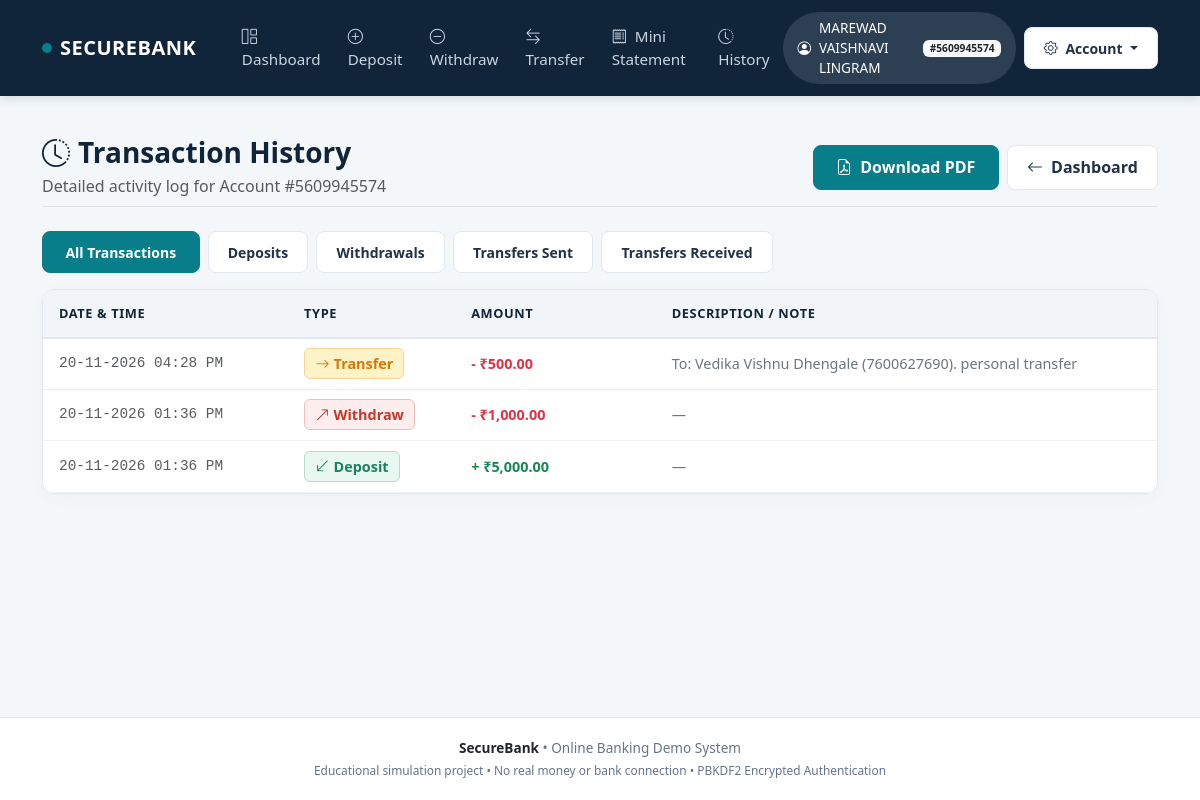
The page /transactions (signed in) on the database its author committed.
### tables this page shows
CREATE TABLE users (
                id INTEGER PRIMARY KEY AUTOINCREMENT,
                full_name TEXT NOT NULL,
                username TEXT UNIQUE NOT NULL,
                salt TEXT NOT NULL,
                password_hash TEXT NOT NULL,
                balance REAL NOT NULL DEFAULT 0
            , account_number TEXT);

CREATE TABLE transactions (
                id INTEGER PRIMARY KEY AUTOINCREMENT,
                user_id INTEGER NOT NULL,
                txn_type TEXT NOT NULL,
                amount REAL NOT NULL,
                note TEXT,
                created_at TEXT NOT NULL,
                FOREIGN KEY(user_id) REFERENCES users(id)
            );

### securebank_web/app.py (the view)
@app.route("/transactions")
@login_required
def transactions():
    user = query_one("SELECT id, full_name, account_number, balance FROM users WHERE id=?", (session["user_id"],))
    filter_type = request.args.get("type", "All")
    if filter_type != "All":
        txns = query_all("""
            SELECT created_at, txn_type, amount, note
            FROM transactions
            WHERE user_id=? AND txn_type=?
            ORDER BY id DESC
            LIMIT 50
        """, (user["id"], filter_type))
    else:
        txns = query_all("""
            SELECT created_at, txn_type, amount, note
            FROM transactions
            WHERE user_id=?
            ORDER BY id DESC
            LIMIT 50
        """, (user["id"],))
    return render_template("transactions.html", user=user, transactions=txns, filter_type=filter_type)

### securebank_web/app.py (called while the page is built)
@app.context_processor
def inject_user():
    if "user_id" in session:
        user = query_one(
            "SELECT id, full_name, username, account_number, balance FROM users WHERE id=?",
            (session["user_id"],)
        )
        return {"current_user": user}
    return {"current_user": None}

### securebank_web/auth.py (called while the page is built)
def money(amount) -> str:
    try:
        val = float(amount)
        return f"{CURRENCY}{val:,.2f}"
    except (ValueError, TypeError):
        return f"{CURRENCY}0.00"

def login_required(f):
    @wraps(f)
    def decorated_function(*args, **kwargs):
        if "user_id" not in session:
            flash("Please log in to access this page.", "warning")
            return redirect(url_for("login"))
        return f(*args, **kwargs)
    return decorated_function

### securebank_web/db.py (called while the page is built)
def get_raw_connection():
    if IS_POSTGRES:
        import psycopg2
        from psycopg2.extras import DictCursor
        conn = psycopg2.connect(DATABASE_URL, cursor_factory=DictCursor)
        return conn
    else:
        conn = sqlite3.connect(str(LOCAL_DB_PATH))
        conn.row_factory = sqlite3.Row
        return conn

def adapt_sql(sql: str) -> str:
    if IS_POSTGRES:
        return sql.replace("?", "%s")
    return sql

@contextmanager
def get_db():
    conn = get_raw_connection()
    try:
        yield conn
        conn.commit()
    except Exception:
        conn.rollback()
        raise
    finally:
        conn.close()

def query_one(sql: str, params=()):
    with get_db() as conn:
        cur = conn.cursor()
        cur.execute(adapt_sql(sql), params)
        row = cur.fetchone()
        if row is None:
            return None
        return dict(row)

def query_all(sql: str, params=()):
    with get_db() as conn:
        cur = conn.cursor()
        cur.execute(adapt_sql(sql), params)
        rows = cur.fetchall()
        return [dict(row) for row in rows]

### securebank_web/templates/transactions.html (shortened to what this page needs)
{% extends "base.html" %}
{% block content %}
<div class="container py-4">
  <div class="d-flex flex-column flex-md-row justify-content-between align-items-md-center mb-4 pb-2 border-bottom">
    <div>
      <h3 class="fw-bold mb-1" style="color: var(--sb-navy);">
        <i class="bi bi-clock-history me-2"></i>Transaction History
      </h3>
      <p class="text-muted mb-0">Detailed activity log for Account #{{ user.account_number }}</p>
    </div>
    <div class="mt-3 mt-md-0 d-flex gap-2">
      <a href="{{ url_for('download_statement_pdf') }}" class="btn btn-sb-primary">
        <i class="bi bi-file-earmark-pdf me-1"></i> Download PDF
      </a>
      <a href="{{ url_for('dashboard') }}" class="btn btn-sb-secondary">
        <i class="bi bi-arrow-left me-1"></i> Dashboard
      </a>
    </div>
  </div>
  <div class="d-flex gap-2 mb-3 flex-wrap">
    <a href="{{ url_for('transactions', type='All') }}" class="btn btn-sm {% if filter_type == 'All' %}btn-sb-primary{% else %}btn-sb-secondary{% endif %}">
      All Transactions
    </a>
    <a href="{{ url_for('transactions', type='Deposit') }}" class="btn btn-sm {% if filter_type == 'Deposit' %}btn-sb-primary{% else %}btn-sb-secondary{% endif %}">
      Deposits
    </a>
    <a href="{{ url_for('transactions', type='Withdraw') }}" class="btn btn-sm {% if filter_type == 'Withdraw' %}btn-sb-primary{% else %}btn-sb-secondary{% endif %}">
      Withdrawals
    </a>
    <a href="{{ url_for('transactions', type='Transfer') }}" class="btn btn-sm {% if filter_type == 'Transfer' %}btn-sb-primary{% else %}btn-sb-secondary{% endif %}">
      Transfers Sent
    </a>
    <a href="{{ url_for('transactions', type='Received') }}" class="btn btn-sm {% if filter_type == 'Received' %}btn-sb-primary{% else %}btn-sb-secondary{% endif %}">
      Transfers Received
    </a>
  </div>
  <div class="sb-card p-0 overflow-hidden mb-4">
    <div class="table-responsive">
      <table class="table sb-table align-middle">
        <thead>
          <tr>
            <th style="width: 22%;">DATE & TIME</th>
            <th style="width: 15%;">TYPE</th>
            <th style="width: 18%;">AMOUNT</th>
            <th>DESCRIPTION / NOTE</th>
          </tr>
        </thead>
        <tbody>
          {% if transactions %}
            {% for t in transactions %}
              <tr>
                <td class="text-muted font-monospace small">{{ t.created_at }}</td>
                <td>
                  {% if t.txn_type == 'Deposit' %}
                    <span class="badge-deposit"><i class="bi bi-arrow-down-left me-1"></i>Deposit</span>
                  {% elif t.txn_type == 'Withdraw' %}
                    <span class="badge-withdraw"><i class="bi bi-arrow-up-right me-1"></i>Withdraw</span>
                  {% elif t.txn_type == 'Transfer' %}
                    <span class="badge-transfer"><i class="bi bi-arrow-right me-1"></i>Transfer</span>
                  {% elif t.txn_type == 'Received' %}
                    <span class="badge-received"><i class="bi bi-arrow-left me-1"></i>Received</span>
                  {% else %}
                    <span class="badge bg-secondary">{{ t.txn_type }}</span>
                  {% endif %}
                </td>
                <td class="fw-bold {% if t.txn_type in ['Deposit', 'Received'] %}text-success{% else %}text-danger{% endif %}">
                  {% if t.txn_type in ['Deposit', 'Received'] %}+{% else %}-{% endif %}
                  {{ t.amount | money }}
                </td>
                <td class="text-secondary small">{{ t.note or '—' }}</td>
              </tr>
            {% endfor %}
          {% endif %}
        </tbody>
      </table>
    </div>
  </div>
</div>
{% endblock %}

### securebank_web/templates/base.html (shortened to what this page needs)
<!DOCTYPE html>
<html lang="en">
<head>
  <link href="https://cdn.jsdelivr.net/npm/bootstrap@5.3.3/dist/css/bootstrap.min.css" rel="stylesheet">
  <link href="https://cdn.jsdelivr.net/npm/bootstrap-icons@1.11.3/font/bootstrap-icons.min.css" rel="stylesheet">
  <link rel="stylesheet" href="{{ url_for('static', filename='css/style.css') }}">
</head>
<body>
  <nav class="navbar navbar-expand-lg sb-navbar">
    <div class="container">
      <a class="navbar-brand sb-brand" href="{{ url_for('dashboard') if session.get('user_id') else url_for('login') }}">
        <span class="sb-brand-dot"></span> SECUREBANK
      </a>
      <div class="collapse navbar-collapse" id="sbNavbar">
        <ul class="navbar-nav me-auto mb-2 mb-lg-0 ms-lg-3">
          {% if session.get('user_id') %}
            <li class="nav-item">
              <a class="nav-link sb-nav-link" href="{{ url_for('dashboard') }}">
                <i class="bi bi-grid-1x2 me-1"></i> Dashboard
              </a>
            </li>
            <li class="nav-item">
              <a class="nav-link sb-nav-link" href="{{ url_for('deposit') }}">
                <i class="bi bi-plus-circle me-1"></i> Deposit
              </a>
            </li>
            <li class="nav-item">
              <a class="nav-link sb-nav-link" href="{{ url_for('withdraw') }}">
                <i class="bi bi-dash-circle me-1"></i> Withdraw
              </a>
            </li>
            <li class="nav-item">
              <a class="nav-link sb-nav-link" href="{{ url_for('transfer') }}">
                <i class="bi bi-arrow-left-right me-1"></i> Transfer
              </a>
            </li>
            <li class="nav-item">
              <a class="nav-link sb-nav-link" href="{{ url_for('mini_statement') }}">
                <i class="bi bi-receipt me-1"></i> Mini Statement
              </a>
            </li>
            <li class="nav-item">
              <a class="nav-link sb-nav-link" href="{{ url_for('transactions') }}">
                <i class="bi bi-clock-history me-1"></i> History
              </a>
            </li>
          {% endif %}
        </ul>
        <div class="d-flex align-items-center gap-2">
          {% if session.get('user_id') %}
            <div class="sb-user-pill d-none d-md-flex">
              <i class="bi bi-person-circle"></i>
              <span>{{ session.get('full_name') }}</span>
              <span class="badge bg-light text-dark ms-1">#{{ session.get('account_number') }}</span>
            </div>
            <div class="dropdown">
              <button class="btn btn-sm btn-sb-secondary dropdown-toggle" type="button" data-bs-toggle="dropdown" aria-expanded="false">
                <i class="bi bi-gear me-1"></i> Account
              </button>
            </div>
          {% else %}
            <a href="{{ url_for('login') }}" class="btn btn-sm btn-sb-outline text-white border-white">Sign In</a>
            <a href="{{ url_for('register') }}" class="btn btn-sm btn-sb-primary">Create Account</a>
          {% endif %}
        </div>
      </div>
    </div>
  </nav>
  <main class="flex-grow-1">
    {% block content %}{% endblock %}
  </main>
  <footer>
    <div class="container text-center">
      <div class="mb-1">
        <span class="fw-semibold text-dark">SecureBank</span> &bull; Online Banking Demo System
      </div>
      <div class="small">
        Educational simulation project &bull; No real money or bank connection &bull; PBKDF2 Encrypted Authentication
      </div>
    </div>
  </footer>
</body>
</html>

### securebank_web/static/css/style.css (style rules this page uses)
:root { --sb-navy: #10243a; --sb-navy-dark: #0a1928; --sb-teal: #087e8b; --sb-teal-hover: #06636d; --sb-teal-light: #e6f6f8; --sb-bg: #f4f7fa; --sb-text: #203247; --sb-muted: #64748b; --sb-border: #e2e8f0; --sb-card-bg: #ffffff; --sb-green: #16845b; --sb-green-light: #e8f7f0; --sb-red: #c0392b; --sb-red-light: #fdedec; --sb-orange: #d97706; --sb-orange-light: #fef3c7; }
body { background-color: var(--sb-bg); color: var(--sb-text); font-family: 'Segoe UI', system-ui, -apple-system, BlinkMacSystemFont, Roboto, sans-serif; min-height: 100vh; display: flex; flex-direction: column; }
.sb-navbar { background-color: var(--sb-navy); box-shadow: 0 2px 10px rgba(16, 36, 58, 0.15); padding: 0.75rem 0; }
.sb-brand { font-weight: 700; font-size: 1.25rem; letter-spacing: 0.5px; color: #ffffff !important; display: flex; align-items: center; gap: 8px; }
.sb-brand-dot { width: 10px; height: 10px; background-color: var(--sb-teal); border-radius: 50%; display: inline-block; }
.sb-nav-link { color: #cbd5e1 !important; font-size: 0.95rem; font-weight: 500; padding: 0.5rem 0.85rem !important; border-radius: 6px; transition: all 0.2s ease; }
.sb-user-pill { background-color: rgba(255, 255, 255, 0.12); color: #ffffff; border-radius: 50px; padding: 0.35rem 0.9rem; font-size: 0.85rem; display: flex; align-items: center; gap: 8px; }
.sb-card { background: var(--sb-card-bg); border: 1px solid var(--sb-border); border-radius: 12px; box-shadow: 0 4px 15px rgba(0, 0, 0, 0.03); transition: transform 0.2s ease, box-shadow 0.2s ease; }
.btn-sb-primary { background-color: var(--sb-teal); border-color: var(--sb-teal); color: #ffffff; font-weight: 600; padding: 0.6rem 1.4rem; border-radius: 8px; transition: all 0.2s ease; }
.btn-sb-secondary { background-color: #ffffff; border: 1px solid var(--sb-border); color: var(--sb-text); font-weight: 600; padding: 0.6rem 1.2rem; border-radius: 8px; transition: all 0.2s ease; }
.sb-table { width: 100%; margin-bottom: 0; border-collapse: separate; border-spacing: 0; }
.sb-table th { background-color: #f1f5f9; color: var(--sb-navy); font-size: 0.8rem; font-weight: 700; text-transform: uppercase; letter-spacing: 0.6px; padding: 0.85rem 1rem; border-bottom: 2px solid var(--sb-border); }
.sb-table td { padding: 0.9rem 1rem; vertical-align: middle; border-bottom: 1px solid #edf2f7; font-size: 0.9rem; }
.badge-deposit { background-color: var(--sb-green-light); color: var(--sb-green); border: 1px solid rgba(22, 132, 91, 0.25); font-weight: 600; padding: 0.35em 0.7em; border-radius: 6px; }
.badge-withdraw { background-color: var(--sb-red-light); color: var(--sb-red); border: 1px solid rgba(192, 57, 43, 0.25); font-weight: 600; padding: 0.35em 0.7em; border-radius: 6px; }
.badge-transfer { background-color: var(--sb-orange-light); color: var(--sb-orange); border: 1px solid rgba(217, 119, 6, 0.25); font-weight: 600; padding: 0.35em 0.7em; border-radius: 6px; }
footer { margin-top: auto; background-color: #ffffff; border-top: 1px solid var(--sb-border); padding: 1.25rem 0; font-size: 0.85rem; color: var(--sb-muted); }

### rows shown on the page
users: get "MAREWAD VAISHNAVI LINGRAM", account_number "5609945574"
transactions: created_at "20-11-2026 04:28 PM", txn_type "Transfer" (drawn), amount "₹500.00", note "To: Vedika Vishnu Dhengale (7600627690). personal transfer"
transactions: created_at "20-11-2026 01:36 PM", txn_type "Withdraw" (drawn), amount "₹1,000.00", note "—"
transactions: created_at "20-11-2026 01:36 PM", txn_type "Deposit" (drawn), amount "₹5,000.00", note "—"

### other values the page prints
{{ session.get('account_number') }} "5609945574"
